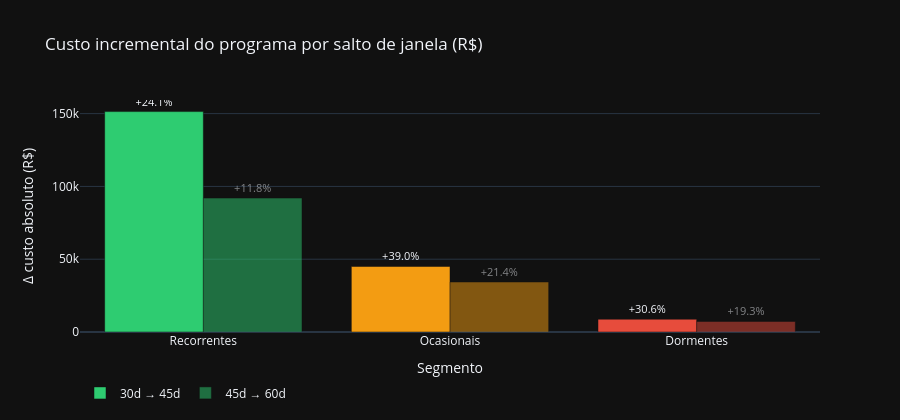

Here is the notebook cell this chart was saved with:
### Code cell
# ── Fig 2 — Custo incremental por salto e segmento ───────────────────────────
fig2 = go.Figure()

for salto, opacity in [("30d → 45d", 1.0), ("45d → 60d", 0.5)]:
    sub = deltas[deltas["salto"] == salto]
    fig2.add_trace(go.Bar(
        name            = salto,
        x               = sub["segmento"],
        y               = sub["delta_custo_abs"],
        marker_color    = [CORES[s] for s in sub["segmento"]],
        opacity         = opacity,
        text            = sub["delta_custo_pct"].apply(lambda v: f"+{v:.1f}%"),
        textposition    = "outside",
        textfont        = dict(size=11),
    ))

fig2.update_layout(
    barmode     = "group",
    title       = "Custo incremental do programa por salto de janela (R$)",
    xaxis_title = "Segmento",
    yaxis_title = "Δ custo absoluto (R$)",
    template    = "plotly_dark",
    height      = 420,
    legend      = dict(orientation="h", y=-0.2),
)

fig2.show()

### Figure 1 — Plotly figure (JSON) as saved in the notebook; plotly's stock layout.template omitted (floating-point values rounded to 4 significant figures)
{"data": [{"marker": {"color": ["#2ECC71", "#F39C12", "#E74C3C"]}, "name": "30d → 45d", "opacity": 1, "text": ["+24.1%", "+39.0%", "+30.6%"], "textfont": {"size": 11}, "textposition": "outside", "type": "bar", "x": ["Recorrentes", "Ocasionais", "Dormentes"], "y": [151400.0, 45030.0, 8786.0]}, {"marker": {"color": ["#2ECC71", "#F39C12", "#E74C3C"]}, "name": "45d → 60d", "opacity": 0.5, "text": ["+11.8%", "+21.4%", "+19.3%"], "textfont": {"size": 11}, "textposition": "outside", "type": "bar", "x": ["Recorrentes", "Ocasionais", "Dormentes"], "y": [91980.0, 34340.0, 7233.0]}], "layout": {"barmode": "group", "height": 420, "legend": {"orientation": "h", "y": -0.2}, "title": {"text": "Custo incremental do programa por salto de janela (R$)"}, "xaxis": {"title": {"text": "Segmento"}}, "yaxis": {"title": {"text": "Δ custo absoluto (R$)"}}}}
